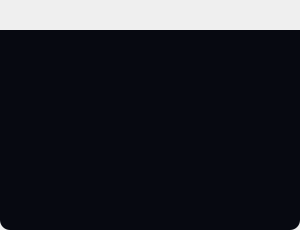
<?xml version="1.0" encoding="UTF-8"?>
<ui version="4.0">
 <class>JoinConversationWindow</class>
 <widget class="QDialog" name="JoinConversationWindow">
  <property name="geometry">
   <rect>
    <x>0</x>
    <y>0</y>
    <width>300</width>
    <height>230</height>
   </rect>
  </property>
  <property name="windowTitle">
   <string>Dialog</string>
  </property>
  <widget class="QWidget" name="toolbar" native="true">
   <property name="geometry">
    <rect>
     <x>0</x>
     <y>2</y>
     <width>300</width>
     <height>30</height>
    </rect>
   </property>
   <property name="styleSheet">
    <string notr="true">image: url(:/toolbar/MacOsToolBarBackground.svg);</string>
   </property>
   <widget class="QPushButton" name="exitButton">
    <property name="geometry">
     <rect>
      <x>4</x>
      <y>7</y>
      <width>20</width>
      <height>15</height>
     </rect>
    </property>
    <property name="styleSheet">
     <string notr="true">QPushButton
{
background-color:transparent;
border:none;
image: url(:/toolbar/MacOsToolBarButtonExit.svg);
}
QPushButton:hover
{
image:url(:/toolbar/MacOsToolBarButtonExitHover.svg)
}
QPushButton:pressed
{
image:url(:/toolbar/MacOsToolBarButtonExitPressed.svg)
}</string>
    </property>
    <property name="text">
     <string/>
    </property>
   </widget>
   <widget class="QPushButton" name="minimizeButton">
    <property name="geometry">
     <rect>
      <x>31</x>
      <y>7</y>
      <width>15</width>
      <height>15</height>
     </rect>
    </property>
    <property name="styleSheet">
     <string notr="true">QPushButton
{
background-color:transparent;
border:none;
image:url(:/toolbar/MacOsToolBarButtonMinimize.svg)
}
QPushButton:hover
{
image:url(:/toolbar/MacOsToolBarButtonMinimizeHover.svg)
}
QPushButton:pressed
{
image:url(:/toolbar/MacOsToolBarButtonMinimizePressed.svg)
}</string>
    </property>
    <property name="text">
     <string/>
    </property>
   </widget>
   <widget class="QWidget" name="nullButton" native="true">
    <property name="geometry">
     <rect>
      <x>54</x>
      <y>7</y>
      <width>15</width>
      <height>15</height>
     </rect>
    </property>
    <property name="styleSheet">
     <string notr="true">image: url(:/toolbar/MacOsToolBarButtonNull.svg);</string>
    </property>
   </widget>
   <zorder>exitButton</zorder>
   <zorder>nullButton</zorder>
   <zorder>minimizeButton</zorder>
  </widget>
  <widget class="QWidget" name="centralwidget" native="true">
   <property name="geometry">
    <rect>
     <x>0</x>
     <y>30</y>
     <width>300</width>
     <height>200</height>
    </rect>
   </property>
   <property name="styleSheet">
    <string notr="true">#centralwidget{background-color:#070911;border-bottom-left-radius:10px;border-bottom-right-radius:10px;}
</string>
   </property>
   <widget class="QLineEdit" name="nameLineEdit">
    <property name="geometry">
     <rect>
      <x>13</x>
      <y>91</y>
      <width>271</width>
      <height>31</height>
     </rect>
    </property>
    <property name="styleSheet">
     <string notr="true">color:white;
border:none;
background-color:transparent;
padding-left:22px;</string>
    </property>
    <property name="placeholderText">
     <string/>
    </property>
   </widget>
   <widget class="QWidget" name="logo" native="true">
    <property name="geometry">
     <rect>
      <x>26</x>
      <y>10</y>
      <width>251</width>
      <height>61</height>
     </rect>
    </property>
    <property name="styleSheet">
     <string notr="true">image: url(:/back/logo.svg);</string>
    </property>
   </widget>
   <widget class="QPushButton" name="joinButton">
    <property name="geometry">
     <rect>
      <x>200</x>
      <y>150</y>
      <width>80</width>
      <height>24</height>
     </rect>
    </property>
    <property name="styleSheet">
     <string notr="true">QPushButton{
	image: url(:/label/createButton.svg);
	border:none;
}
QPushButton:hover {
	image: url(:/label/createButtonHover.svg);
	border:none;
}
QPushButton:pressed {
	image: url(:/label/createButtonPressed.svg);
	border:none;
}
</string>
    </property>
    <property name="text">
     <string/>
    </property>
   </widget>
   <widget class="QPushButton" name="cancelButton">
    <property name="geometry">
     <rect>
      <x>110</x>
      <y>150</y>
      <width>80</width>
      <height>24</height>
     </rect>
    </property>
    <property name="styleSheet">
     <string notr="true">QPushButton{
	image: url(:/label/cancelButton.svg);
	border:none;
}
QPushButton:hover {
	image: url(:/label/cancelButtonHover.svg);
	border:none;
}
QPushButton:pressed {
	image: url(:/label/cancelButtonPressed.svg);
	border:none;
}
</string>
    </property>
    <property name="text">
     <string/>
    </property>
   </widget>
   <widget class="QWidget" name="nemeLineEditBorder" native="true">
    <property name="geometry">
     <rect>
      <x>20</x>
      <y>92</y>
      <width>260</width>
      <height>31</height>
     </rect>
    </property>
    <property name="styleSheet">
     <string notr="true">image: url(:/label/lineEditBorder.svg);
background:none;</string>
    </property>
   </widget>
   <zorder>nemeLineEditBorder</zorder>
   <zorder>nameLineEdit</zorder>
   <zorder>logo</zorder>
   <zorder>joinButton</zorder>
   <zorder>cancelButton</zorder>
  </widget>
 </widget>
 <resources/>
 <connections/>
</ui>
